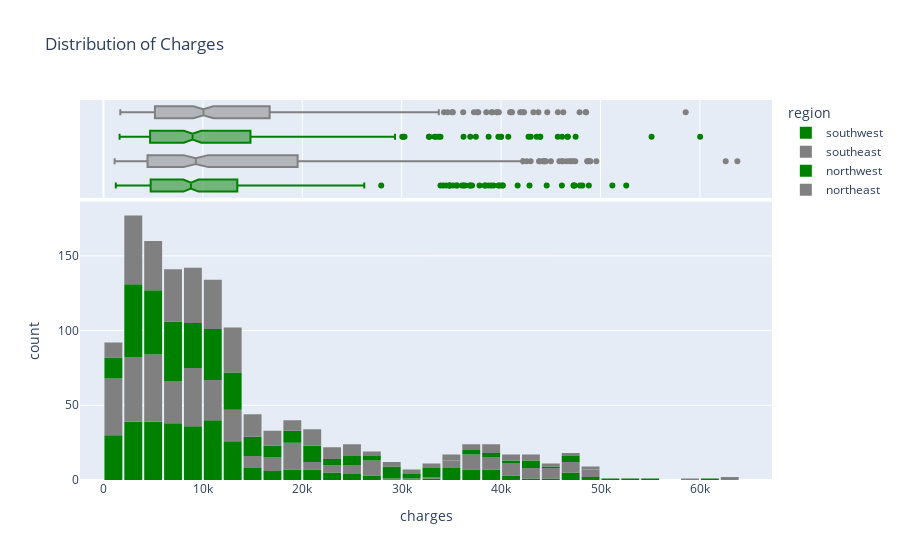

The notebook cell this image was saved under:
### Code cell
fig = px.histogram(
    medical_df,
    x='charges',
    marginal='box',
    color='region',
    color_discrete_sequence=['green','grey'],
    title='Distribution of Charges'
)
fig.update_layout(bargap=0.1)
fig.show()

### Figure 1 — Plotly figure (JSON) as saved in the notebook; plotly's stock layout.template omitted (floating-point values rounded to 4 significant figures; data arrays with more than 128 entries replaced by an {"elided": "..."} marker saying what was removed)
{"data": [{"alignmentgroup": "True", "bingroup": "x", "hovertemplate": "region=southwest<br>charges=%{x}<br>count=%{y}<extra></extra>", "legendgroup": "southwest", "marker": {"color": "green", "pattern": {"shape": ""}}, "name": "southwest", "offsetgroup": "southwest", "orientation": "v", "showlegend": true, "type": "histogram", "x": {"elided": "325 float values"}, "xaxis": "x", "yaxis": "y"}, {"alignmentgroup": "True", "hovertemplate": "region=southwest<br>charges=%{x}<extra></extra>", "legendgroup": "southwest", "marker": {"color": "green"}, "name": "southwest", "notched": true, "offsetgroup": "southwest", "showlegend": false, "type": "box", "x": {"elided": "325 float values"}, "xaxis": "x2", "yaxis": "y2"}, {"alignmentgroup": "True", "bingroup": "x", "hovertemplate": "region=southeast<br>charges=%{x}<br>count=%{y}<extra></extra>", "legendgroup": "southeast", "marker": {"color": "grey", "pattern": {"shape": ""}}, "name": "southeast", "offsetgroup": "southeast", "orientation": "v", "showlegend": true, "type": "histogram", "x": {"elided": "364 float values"}, "xaxis": "x", "yaxis": "y"}, {"alignmentgroup": "True", "hovertemplate": "region=southeast<br>charges=%{x}<extra></extra>", "legendgroup": "southeast", "marker": {"color": "grey"}, "name": "southeast", "notched": true, "offsetgroup": "southeast", "showlegend": false, "type": "box", "x": {"elided": "364 float values"}, "xaxis": "x2", "yaxis": "y2"}, {"alignmentgroup": "True", "bingroup": "x", "hovertemplate": "region=northwest<br>charges=%{x}<br>count=%{y}<extra></extra>", "legendgroup": "northwest", "marker": {"color": "green", "pattern": {"shape": ""}}, "name": "northwest", "offsetgroup": "northwest", "orientation": "v", "showlegend": true, "type": "histogram", "x": {"elided": "325 float values"}, "xaxis": "x", "yaxis": "y"}, {"alignmentgroup": "True", "hovertemplate": "region=northwest<br>charges=%{x}<extra></extra>", "legendgroup": "northwest", "marker": {"color": "green"}, "name": "northwest", "notched": true, "offsetgroup": "northwest", "showlegend": false, "type": "box", "x": {"elided": "325 float values"}, "xaxis": "x2", "yaxis": "y2"}, {"alignmentgroup": "True", "bingroup": "x", "hovertemplate": "region=northeast<br>charges=%{x}<br>count=%{y}<extra></extra>", "legendgroup": "northeast", "marker": {"color": "grey", "pattern": {"shape": ""}}, "name": "northeast", "offsetgroup": "northeast", "orientation": "v", "showlegend": true, "type": "histogram", "x": {"elided": "324 float values"}, "xaxis": "x", "yaxis": "y"}, {"alignmentgroup": "True", "hovertemplate": "region=northeast<br>charges=%{x}<extra></extra>", "legendgroup": "northeast", "marker": {"color": "grey"}, "name": "northeast", "notched": true, "offsetgroup": "northeast", "showlegend": false, "type": "box", "x": {"elided": "324 float values"}, "xaxis": "x2", "yaxis": "y2"}], "layout": {"bargap": 0.1, "barmode": "relative", "legend": {"title": {"text": "region"}, "tracegroupgap": 0}, "title": {"text": "Distribution of Charges"}, "xaxis": {"anchor": "y", "domain": [0, 1], "title": {"text": "charges"}}, "xaxis2": {"anchor": "y2", "domain": [0, 1], "matches": "x", "showgrid": true, "showticklabels": false}, "yaxis": {"anchor": "x", "domain": [0, 0.7326], "title": {"text": "count"}}, "yaxis2": {"anchor": "x2", "domain": [0.7426, 1], "matches": "y2", "showgrid": false, "showline": false, "showticklabels": false, "ticks": ""}}}
